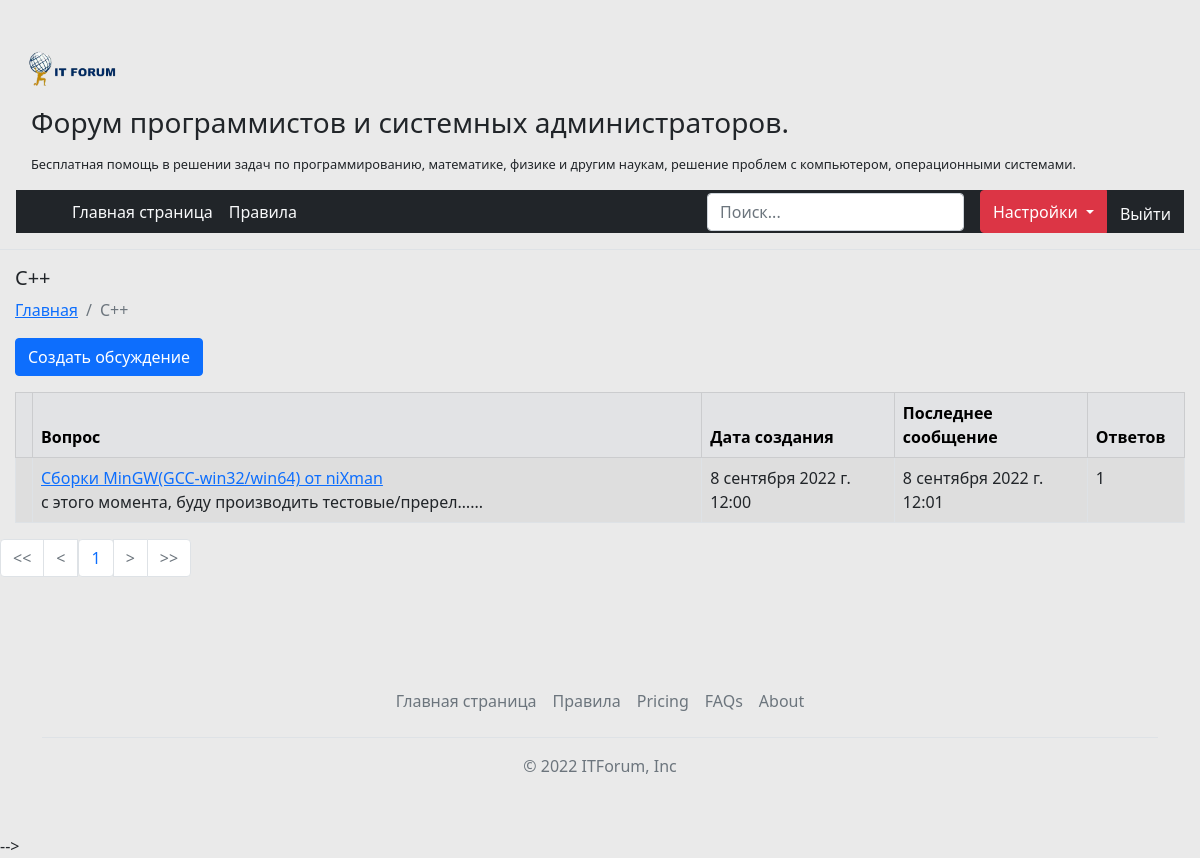
Screenshot of /category/1 (signed in) with the database file from the repository.
### forumBase/models.py (models this page shows, shortened)
class Category(models.Model):
    name = models.CharField(max_length=100, verbose_name='Наименование', null=False, default='Без наименование')
    forum = models.ForeignKey('Forum', on_delete=models.SET_NULL, null=True, blank=True, related_name='categories')
    class Meta:
        ordering = ['name']
    def __str__(self):
        return f'{self.name}'

class Topic(models.Model):
    id = models.UUIDField(primary_key=True, default=uuid.uuid4, editable=False)
    choice = [
        ('Открыта', 1),
        ('Закрыта', 2),
        ('Решена', 3),
    ]
    name = models.CharField(max_length=200, verbose_name='Тема', null=False, default='Без темы')
    CategoryId = models.ForeignKey(Category, on_delete=models.CASCADE, related_name='topics', null=False,
                                   verbose_name='Категория')
    Creator = models.ForeignKey(CustomUser, on_delete=models.CASCADE, related_name='user_topics', null=False,
                                verbose_name='Создатель')
    DateOfCreation = models.DateTimeField(auto_now_add=True, verbose_name='Дата создания')
    Description = models.TextField(verbose_name='Описание', null=True)
    status = models.CharField(max_length=20, choices=choice, null=False, default=1)
    AveregeRaiting = models.DecimalField(max_digits=3, decimal_places=2, verbose_name='Средний рейтинг', default=0)
    class Meta:
        ordering = ['DateOfCreation']

### forumBase/views.py (the view)
# urls.py: path('category/<int:pk>', Topics.as_view(), name='category'),
class Topics(ListView):
    model = Topic
    template_name = 'pages/category.html'
    context_object_name = 'topicss'
    paginate_by = 12
    def get_queryset(self):
        Result = Topic.objects.filter(CategoryId=self.kwargs['pk']).annotate(
            lastmessage=Max('messagees__DateOfComment')).order_by('-DateOfCreation')
        if Result.count() == 0:
            return 'Error'
        return Result
    def get_context_data(self, *, object_list=None, **kwargs):
        context = super(Topics, self).get_context_data(**kwargs)
        if not isinstance(context['topicss'], str):
            context['category'] = context['topicss'][0].CategoryId
        else:
            context['category'] = Category.objects.get(pk=self.kwargs['pk'])
        return context

### templates/pages/category.html (shortened to what this page needs)
{% extends 'pages/_base.html' %}
{% block content %}
<h5 class="headerss">{{category}}</h5>
<nav class='headerss' aria-label="breadcrumb">
  <ol class="breadcrumb">
    <li class="breadcrumb-item"><a href="{% url 'home' %}">Главная</a></li>
    <li class="breadcrumb-item active" aria-current="page" href="{% url 'category' category.id %}">{{category}}</li>
  </ol>
</nav>
<a class='btn btn-primary  headerss' href="{% url 'createtopic' category.id %}">Создать обсуждение</a>
{% if topicss == 'Error' %}
<h4 class ="headerss">В данной категории еще нет вопросов.</h4>
{% else %}
<div class="row">
    <div class="col">
        <div class="table-responsive headerss">
            <table class="table table-hover table-striped table-bordered">
                <thead class="table-secondary">
                <tr>
                    <th scope="col"></th>
                    <th scope="col">Вопрос</th>
                    <th scope="col">Дата создания</th>
                    <th scope="col">Последнее сообщение</th>
                    <th scope="col">Ответов</th>
                </tr>
                </thead>
                <tbody class="table-striped">
                {% for topic in topicss %}
                  <tr>
                    <th class="col">
                      </th>
                    <td class="col-7"><a href="{% url 'topic' category.id topic.pk %}">{{topic.name}}</a><br/>{{topic.Description|truncatechars:50}}...</td>
                    <td class="col-2">{{topic.DateOfCreation}}</td>
                    {% if topic.lastmessage != None %}
                    <td class="col-2">{{topic.lastmessage}}</td>
                    {% else %}
                    <td class ="col-2">-</td>
                    {% endif %}
                    <td class="col-2">{{topic.messagees.count}}</td>
                </tr>
                     {% endfor %}
                    {% endif %}
                </tbody>
            </table>
        </div>
    </div>
</div>
<div class="pagination">
    <ul class="pagination justify-content-center">
        {% if page_obj.number == 1 %}
        <li class="page-item disabled"><a class = 'page-link' href="?page=1"><<</a></li>
        {% else %}
        <li class="page-item"><a class = 'page-link' href="?page=1"><<</a></li>
        {% endif %}
        {% if page_obj.has_previous %}
            <li class="page-item"><a class = 'page-link' href="?page={{ page_obj.previous_page_number}}"><</a></li>
        {% else %}
            <li class="page-item disabled">
                <a class="page-link" href="#" tabindex="-1"><</a>
          </li>
        {% endif %}
        <span class="current">
             <li class="page-item"><a class="page-link">{{page_obj.number }}</a></li>
        </span>
        {% if page_obj.has_next %}
        <li class="page-item"> <a class = 'page-link' href="?page={{ page_obj.next_page_number }}"> > </a></li>
        {% else %}
           <li class="page-item disabled">
                <a class="page-link" href="#" tabindex="-1">>  </a>
          </li>
        {% endif %}
        {% if page_obj.paginator.num_pages != page_obj.number %}
            <li class="page-item"><a class = 'page-link' href="?page={{page_obj.paginator.num_pages}}">>></a></li>
        {% else %}
             <li class="page-item disabled"><a class = 'page-link' href="?page={{page_obj.paginator.num_pages}}">>></a></li>
        {% endif %}
    </ul>
</div>
{% endblock content %}

### static/css/style.css (style rules this page uses)
.headerss { margin-left:15px; margin-right:15px; }
body { background: #eaeaea; margin-top:20px; }

### rows the page displays
Category: name "С++"
Topic: name "Сборки MinGW(GCC-win32/win64) от niXman", Description "с этого момента, буду производить тестовые/пререл…", DateOfCreation "8 сентября 2022 г. 12:00", lastmessage "8 сентября 2022 г. 12:01", messagees.count "1"

### other values shown
{{ page_obj.number }} "1"
